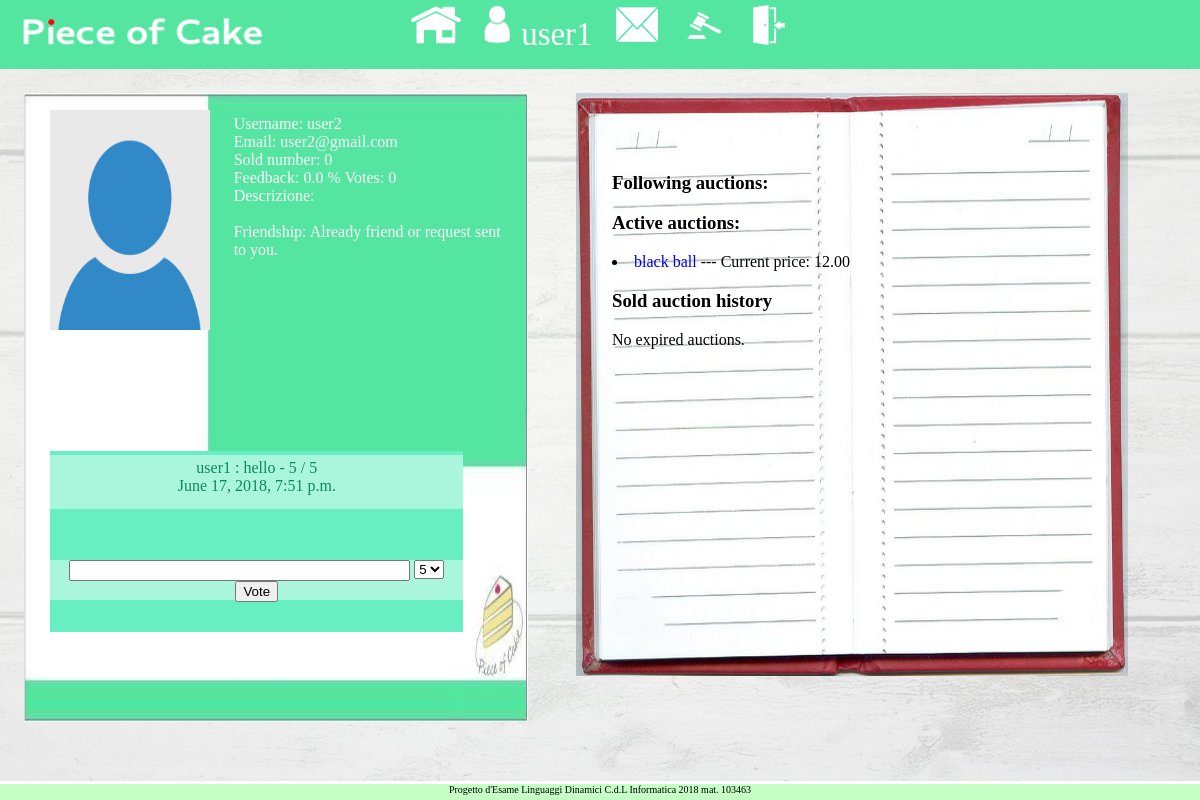
/webauction/accounts/profile/user2 (signed in), run on an earlier commit of the app's database.
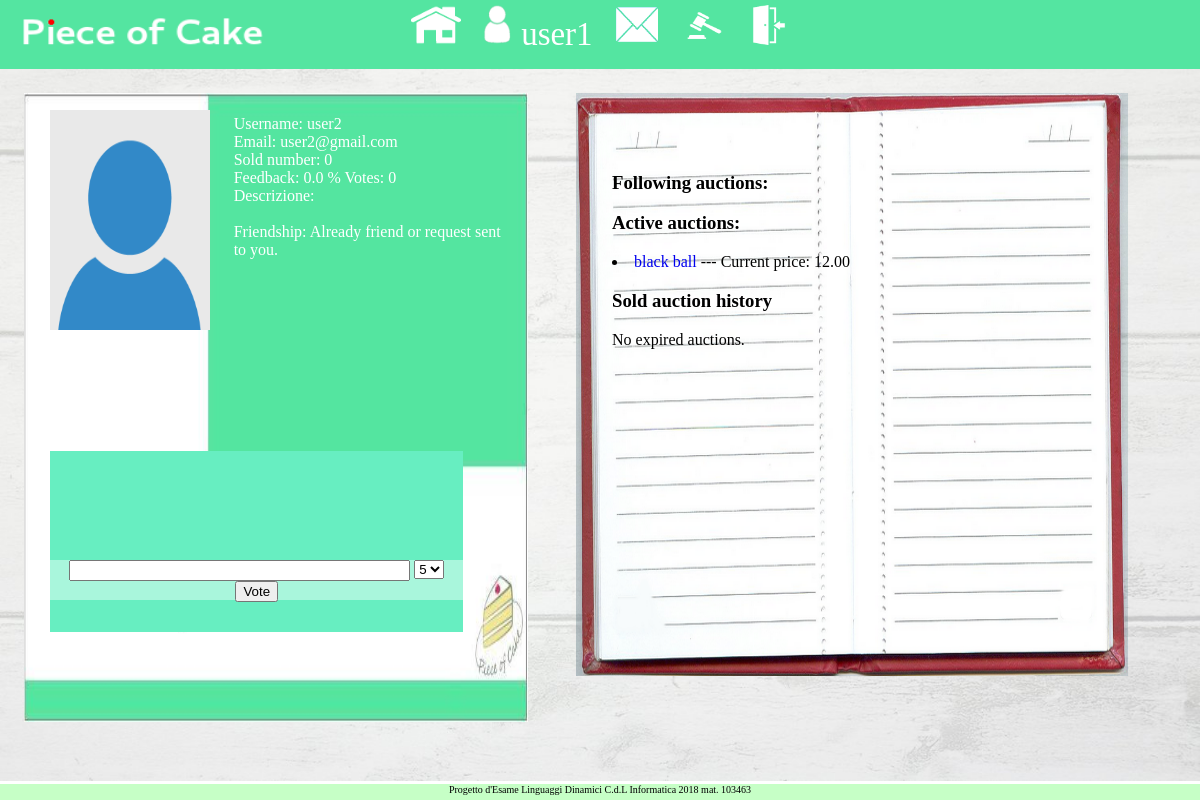
And on a later commit of the database.
### webauction/models.py (models this page shows, shortened)
class Vote(models.Model):
    sender = models.ForeignKey(User, related_name="vote_sender", on_delete=models.CASCADE)
    receiver = models.ForeignKey(User, related_name="vote_receiver", on_delete=models.CASCADE)
    message = models.CharField(max_length=1000, blank=False)
    datetime = models.DateTimeField(auto_now_add=True)
    rating = models.SmallIntegerField(validators=[MaxValueValidator(5), MinValueValidator(1)])

class Auction(models.Model):
    seller = models.ForeignKey(User, related_name="seller", on_delete=models.CASCADE)
    title = models.CharField(max_length=100)
    image = models.ImageField(upload_to='auction_img/%Y/%m/%d/')
    description = models.CharField(max_length=5000)
    pub_date = models.DateTimeField(auto_now_add=True)
    expire_date = models.DateTimeField(default=datetime.datetime.now)
    premium_date = models.DateTimeField(default=datetime.datetime.now)
    premium_active = models.BooleanField(default=False)
    min_price = models.DecimalField(max_digits=10, default=0, decimal_places=2)
    min_bid = models.DecimalField(max_digits=10, default=MIN_BID(), decimal_places=2)
    bid_count = models.IntegerField(default=0)
    last_bid_user = models.ForeignKey(User, null=True, related_name="last_bid_user", \
            on_delete=models.CASCADE)
    current_price = models.DecimalField(max_digits=10, default=0, decimal_places=2)
    active = models.BooleanField(default=True)
    category = models.CharField(max_length=50, default=('OT','Other'),
                                choices=CATEGORY_CHOICES)

### webauction/views.py (the view, shortened to what this page needs)
# urls.py: url(r'^accounts/profile/(?P<searched_username>.*)$', views.profile, name='profile'),
def profile(request, searched_username):
    print('inizio')
    if searched_username == '':
        searchedUser = request.user
    else:
        searchedUser = get_object_or_404(User, username=searched_username)
    userProfile = get_object_or_404(UserProfile, user=searchedUser)
    active_auction_list = Auction.objects.filter(Q(seller__exact=searchedUser),Q(active__exact=True))
    friendRequests_forward = FriendRequest.objects.filter(
                    Q(friend_of__exact=request.user))
    friendRequests_backward = FriendRequest.objects.filter(
                    Q(friend__exact=request.user))
    friends_forward = [ friendrequest.friend for friendrequest in friendRequests_forward ]
    friends_backward = [ friendrequest.friend_of for friendrequest in friendRequests_backward ]
    requestIsSent = False
    requestIsSentBack = False
    if searchedUser in friends_forward:
        requestIsSent = True
    if searchedUser in friends_backward:
        requestIsSentBack = True
    voteAlreadyExists = False
    existingVote = Vote.objects.filter(receiver=userProfile.user, sender=request.user)
    if len(existingVote) != 0:
        voteAlreadyExists = True
    chart_expired = None
    chart_won = None
    sorted_sold_auction = []
    sorted_won_auction = []
    sold_auction = Auction.objects.filter(Q(seller__exact=userProfile.user, active__exact=False),
        ~Q(last_bid_user__exact=None))
    now = timezone.localtime(timezone.now())
    sorted_sold_auction = sorted(sold_auction, \
        key=lambda x: (now-x.pub_date).total_seconds() , reverse=False)
    chart_expired = get_pool(sold_auction)
    if userProfile.user == request.user:
        won_auction = Auction.objects.filter(last_bid_user__exact=request.user, active__exact=False)
        now = timezone.localtime(timezone.now())
        sorted_won_auction = sorted(won_auction, \
            key=lambda x: (now-x.pub_date).total_seconds() , reverse=False)
        chart_won = get_pool(won_auction)
    context = {}
    context['userProfile'] = userProfile
    context['alreadySentForward'] = requestIsSent
    context['alreadySentBack'] = requestIsSentBack
    context['activeAuctions'] = active_auction_list
    context['sorted_sold_auction'] = sorted_sold_auction
    context['sorted_won_auction'] = sorted_won_auction
    context['chart_expired'] = chart_expired
    context['chart_won'] = chart_won
    if chart_expired != None and chart_won != None:
        context['charts'] = [chart_expired, chart_won]
    elif chart_expired == None and chart_won != None:
        context['charts'] = chart_won
    elif chart_expired != None and chart_won == None:
        context['charts'] = chart_expired
    all_votes = Vote.objects.filter(receiver__exact=userProfile.user)
    now = timezone.localtime(timezone.now())
    all_votes_sorted = sorted(all_votes,
        key=lambda x: (now-x.datetime).total_seconds(), reverse=False)
    context['all_votes'] = all_votes_sorted
    followedAuctions = FollowedAuction.objects.filter(
        Q(follower__exact=request.user), Q(isActive__exact=True))
    context['followedAuctions'] = followedAuctions
    if userProfile.votes != 0:
        context['percentage_feedback'] = \
            userProfile.feedback*100/(MAX_VOTE_NUM()*userProfile.votes)
    else:
        context['percentage_feedback'] = 0.0
    if request.method == 'GET':
        return render(request, 'webauction/profile.html', context)

### webauction/views.py (called while the page is built, shortened)
def get_pool(auctions):
    len_sold_auction = len(auctions)
    if len_sold_auction == 0:
        return

### webauction/templates/webauction/profile.html (shortened to what this page needs)
{% extends 'top_bar_base_template.html' %}
{% block scripts %}
    {% load chartit %}
{% endblock %}
{% block body %}
<div id=profile>
    <div id=upper>
    <div id=profile_picture>
        <img src={{ userProfile.profile_pic.url }} style='height:220px; width:160px;'>
    </div>
    <div id=profile_data>
        Username: {{ userProfile.user.username }} <br>
        Email: {{ userProfile.user.email }} <br>
        Sold number: {{ userProfile.sold_auction }} <br>
        Feedback: {{ percentage_feedback }} % Votes: {{ userProfile.votes }}<br>
        {% if request.user == userProfile.user %}
            <textarea style='resize:none; background-color:c6edab; overflow-y:scroll'
                rows=2 cols=30 name='description' form='desc_form'>
                {{ userProfile.description }}
            </textarea>
            <form id='desc_form' method='POST'>
                {% csrf_token %}
                <input type='submit' name='update_desc' value='Update your description'>
            </form>
        {% else %}
            Descrizione: <br>
                {{ request.user.descrizione}} <br>
        {% endif %}
        {% if request.user != userProfile.user %}
            Friendship:
            {% if alreadySentForward %}
                Already friend or request pending.
            {% elif alreadySentBack %}
                Already friend or request sent to you.
            {% else %}
                <form method='POST'>
                    {% csrf_token %}
                    <input type='submit' name='friend_request' value='Add to friend list'>
                </form>
            {% endif %}
        {% endif %}
    </div>
    </div>
    <div id=lower>
        <div id=all_votes>
        {% for vote in all_votes %}
            <div>
                {{ vote.sender }} : {{ vote.message }} - {{ vote.rating }} / 5 <br>
                {{ vote.datetime }}
            </div>
        {% endfor %}
        </div>
        {% if request.user != userProfile.user and not voteExists %}
        <div id=new_vote>
        <form id='vote_form' method='POST'>
            <textarea style='resize:none;' rows=1 cols=40 name='rateMessage'
                maxlength=100 form='vote_form'></textarea>
            <select name="rating">
                <option value="5">5</option>
            </select>
            <input type='submit' name='new_vote' value='Vote'>
        </form>
        </div>
        {% endif %}
    </div>
</div>
<div id=container_auction_data>
<div id=auction_data>
        <h3> Following auctions: </h3>
        <h3> Active auctions: </h3>
        {% for auction in activeAuctions %}
            <li>
                <a href='{% url 'webauction:detail' auction.id %}'>
                    {{ auction.title }}
                </a>
                --- Current price: {{ auction.current_price }}
            </li>
        {% endfor %}
        <h3> Sold auction history </h3>
        {% if chart_expired != None  %}
            <div id='sold_chart'></div>
        {% else %}
            No expired auctions.
        {% endif %}
        <div class="history">
        </div>
</div>
</div>
{% endblock %}

What changed in the data, as far as the page shows it:
removed Vote: sender "user1", message "hello", rating "5", datetime "June 17, 2018, 7:51 p.m."
